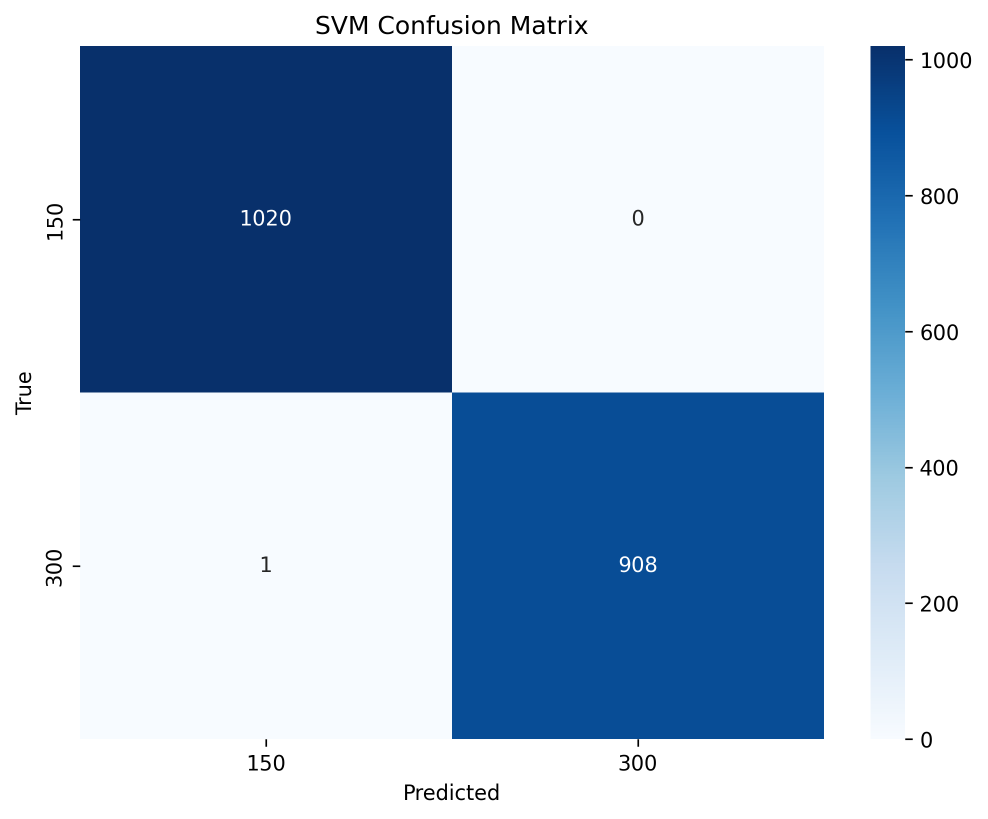
#> input picture result/svm/SVM_confusion_matrix.png, 1975 x 1638 px (shown at 1/2 size); its folder holds only this picture in this run
$ python predict.py -i ../../../result/svm/SVM_confusion_matrix.png
#> lines starting #> are read from the running program, lines starting #| are printed output that depends on the picture
#> (reads scaler.pkl from the repository)
#> (reads random_forest.pkl from the repository)
# predict.py  (minimal safe edits)
import cv2
import os
import glob
import argparse
import numpy as np
import joblib
from skimage.filters import sobel
from scipy.stats import skew, kurtosis, entropy
import pandas as pd

# relative from src/baseline -> up two -> ai_trace_finder/models
MODEL_DIR = "../../models"
SCALER_PATH = os.path.join(MODEL_DIR, "scaler.pkl")
RF_PATH = os.path.join(MODEL_DIR, "random_forest.pkl")
SVM_PATH = os.path.join(MODEL_DIR, "svm.pkl")

def load_and_preprocess(img_path, size=(512, 512)):
#> called with size = (512, 512)
    img = cv2.imread(img_path, cv2.IMREAD_GRAYSCALE)
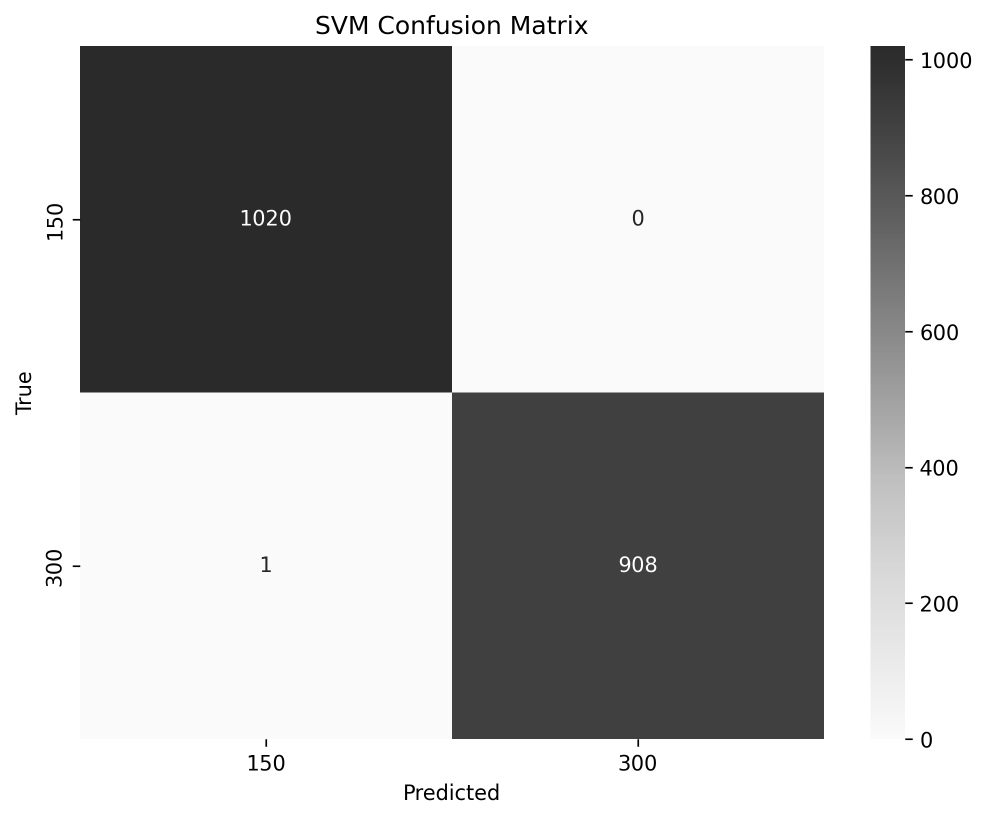
#> img: shape (1638, 1975) (shown at 1/2 size); min 0, max 255, mean 184.8
    if img is None:
        raise ValueError(f"Could not load image: {img_path}")
    img = img.astype(np.float32) / 255.0
    return cv2.resize(img, size, interpolation=cv2.INTER_AREA)
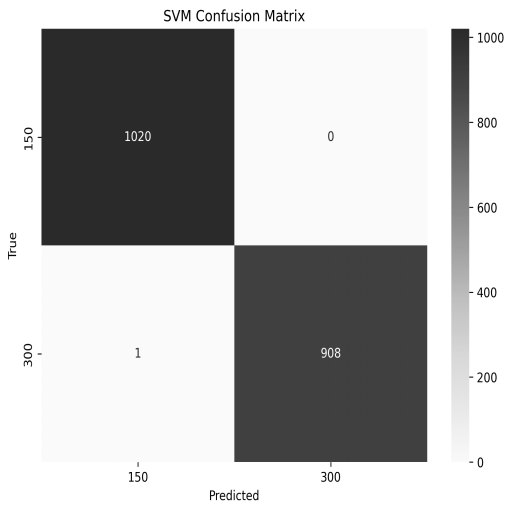
#> returned value: shape (512, 512) float32; min 0, max 1, mean 0.725

def compute_metadata_features(img, file_path):
    h, w = img.shape
#> h = 512; w = 512
    aspect_ratio = w / h if h != 0 else 0
#> aspect_ratio = 1
    file_size_kb = os.path.getsize(file_path) / 1024 if os.path.exists(file_path) else 0

    pixels = img.flatten()
    mean_intensity = float(np.mean(pixels))
#> mean_intensity = 0.725
    std_intensity = float(np.std(pixels))
#> std_intensity = 0.366
    skewness = float(skew(pixels))
#> skewness = -0.697
    kurt = float(kurtosis(pixels))
#> kurt = -1.46
    counts = np.histogram(pixels, bins=256, range=(0, 1))[0].astype(np.float64) + 1e-6
#> counts = 256 values, max 82731 at index 250, min 3 at index 12, mean 897.2
    ent = float(entropy(counts))
#> ent = 1.81

    edges = sobel(img)
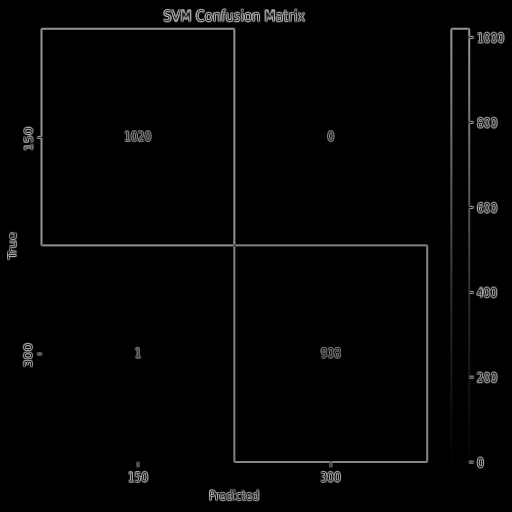
#> edges: shape (512, 512) float32; min 0, max 0.729, mean 0.0162
    edge_density = float(np.mean(edges > 0.1))
#> edge_density = 0.0432

    return {
        "width": int(w),
        "height": int(h),
        "aspect_ratio": aspect_ratio,
        "file_size_kb": file_size_kb,
        "mean_intensity": mean_intensity,
        "std_intensity": std_intensity,
        "skewness": skewness,
        "kurtosis": kurt,
        "entropy": ent,
        "edge_density": edge_density
    }

def find_first_image(data_root="../../data"):
    # find common tif/jpg/png images under data_root (first match)
    patterns = ["**/*.tif", "**/*.tiff", "**/*.jpg", "**/*.jpeg", "**/*.png"]
    for p in patterns:
        matches = glob.glob(os.path.join(data_root, p), recursive=True)
        if matches:
            return matches[0]
    return None

def predict_scanner(img_path, model_choice="rf"):
    # check model files
    if not os.path.exists(SCALER_PATH):
        raise FileNotFoundError(f"Scaler not found at: {SCALER_PATH}")
    model_path = RF_PATH if model_choice == "rf" else SVM_PATH
    if not os.path.exists(model_path):
        raise FileNotFoundError(f"Model not found at: {model_path}")

    scaler = joblib.load(SCALER_PATH)
    model = joblib.load(model_path)

    img = load_and_preprocess(img_path)
    features = compute_metadata_features(img, img_path)
#> features = 10 items

    df = pd.DataFrame([features])
#> df = table of 1 rows and 10 columns
    X_scaled = scaler.transform(df)

    pred = model.predict(X_scaled)[0]
#> pred = 150
    prob = None
    if hasattr(model, "predict_proba"):
        prob = model.predict_proba(X_scaled)[0]
#> prob = [0.71, 0.29]
    else:
        # optional fallback to decision_function -> softmax-like
        if hasattr(model, "decision_function"):
            try:
                scores = model.decision_function(X_scaled)
                exps = np.exp(scores - np.max(scores))
                probs = (exps / np.sum(exps)).ravel()
                prob = probs
            except Exception:
                prob = None

    return pred, prob

if __name__ == "__main__":
    parser = argparse.ArgumentParser()
    parser.add_argument("--image", "-i", help="Path to image", default=None)
    parser.add_argument("--model", "-m", choices=["rf", "svm"], default="rf", help="Model choice")
    args = parser.parse_args()

    test_image = args.image
    if not test_image:
        test_image = find_first_image("../../data")
        if test_image:
            print(f"No image provided; using first found image: {test_image}")
    else:
        print(f"Using test image: {test_image}")

    if not test_image or not os.path.exists(test_image):
        raise FileNotFoundError(f"Test image not found at: {test_image}")

    pred, prob = predict_scanner(test_image, model_choice=args.model)
#> pred = 150; prob = [0.71, 0.29]
    print("Predicted Scanner:", pred)
#| Predicted Scanner: 150
    print("Class Probabilities:", prob)
#| Class Probabilities: [0.71 0.29]
    print("Prediction completed successfully!")
